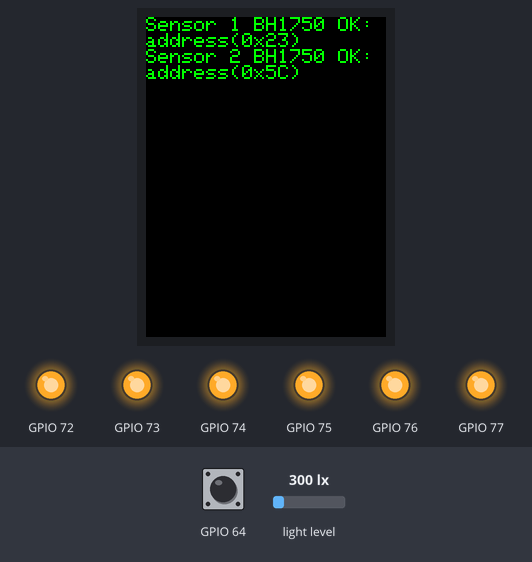
Bench run of a program on a simulated ESP8266 (NodeMCU). Shown: 240×320 colour display, output pins drawn as LEDs (lit = HIGH). The test bench sets the inputs (shaded band); at power-on: GPIO 64 HIGH, light level 300 lx. At 16.6 s the program restarts the board; the recording ends there.

Above: at 0.3 s.
At 5.4 s:
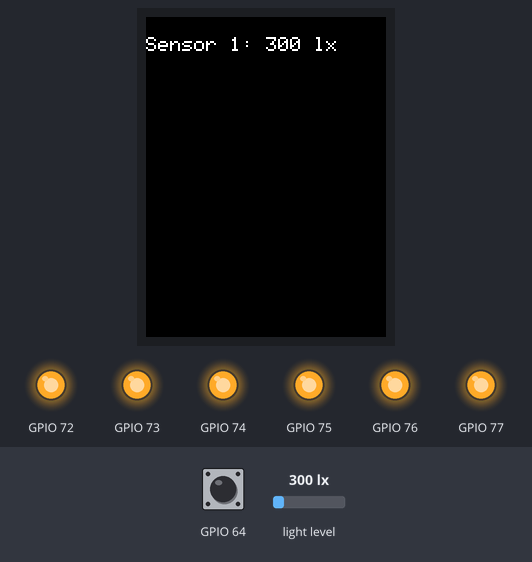
At 10.6 s:
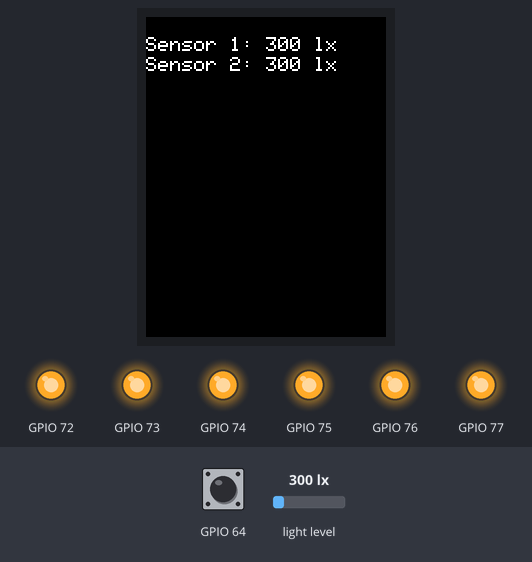
At 16.44 s:
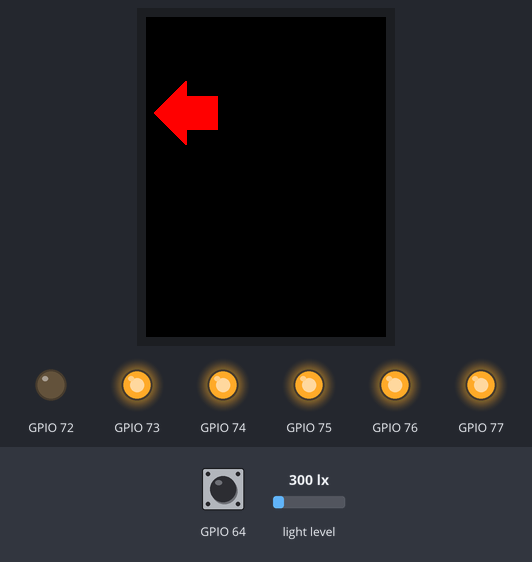
Timing chart, 0 to 16.6 s (numbered marks = the images above):
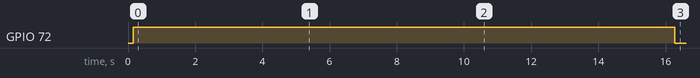

Measured:
- by itself, GPIO 72: HIGH → LOW at 16.3 s
- what the display in image 1 shows lasts 5.2 s, from 5.3 s to 10.5 s

The program:

main.cpp
```cpp
#include <Arduino.h>
#include <SPI.h>
#include <Wire.h>
#include <Adafruit_GFX.h>
#include <Adafruit_ILI9341.h>
#include <Adafruit_MCP23X17.h>
#include <BH1750.h>
#include <64x64.h>

// Declaración de funciones
void iniciarBH1750();
//int obtenerLuminosidad();

int obtenerLuminosidadSensor1();
int obtenerLuminosidadSensor2();

void desplegarLuminosidad(int lux1, int lux2);
void controlarDibujo();
bool testSensores();

// Definición de pines para la pantalla TFT
#define TFT_CS   D8
#define TFT_DC   D4
#define TFT_MOSI D7
#define TFT_CLK  D5
#define TFT_MISO D6

// Definición del colores oscuros formato RGB565
#define DARKRED 0x8800
#define DARKBLUE 0x0010
#define DARKORANGE 0xBAA0
#define ORANGE 0xFC60

// Pines del puerto A del MCP23X17
#define MCP23X17_CONTROL_PIN_A1 0  // Pin 0 del MCP23X17
#define MCP23X17_CONTROL_PIN_A2 1  // Pin 1 del MCP23X17
#define MCP23X17_CONTROL_PIN_A3 2  // Pin 2 del MCP23X17
#define MCP23X17_CONTROL_PIN_A4 3  // Pin 3 del MCP23X17
#define MCP23X17_CONTROL_PIN_A5 4  // Pin 4 del MCP23X17
#define MCP23X17_CONTROL_PIN_A6 5  // Pin 5 del MCP23X17
#define MCP23X17_CONTROL_PIN_A7 6  // Pin 6 del MCP23X17
#define MCP23X17_CONTROL_PIN_A8 7  // Pin 7 del MCP23X17

// Pines del puerto B del MCP23X17
#define MCP23X17_OUTPUT_PIN_B0 8  // Pin 8 del MCP23X17 (B0)
#define MCP23X17_OUTPUT_PIN_B1 9  // Pin 9 del MCP23X17 (B1)
#define MCP23X17_OUTPUT_PIN_B2 10 // Pin 10 del MCP23X17 (B2)
#define MCP23X17_OUTPUT_PIN_B3 11 // Pin 11 del MCP23X17 (B3)
#define MCP23X17_OUTPUT_PIN_B4 12 // Pin 12 del MCP23X17 (B4)
#define MCP23X17_OUTPUT_PIN_B5 13 // Pin 13 del MCP23X17 (B5)

//Definición de direcciones I2C para los sensores BH1750
#define SENSOR1_ADDRESS 0x23
#define SENSOR2_ADDRESS 0x5C

// Inicializar componentes
Adafruit_ILI9341 tft = Adafruit_ILI9341(TFT_CS, TFT_DC);
BH1750 lightMeter1(SENSOR1_ADDRESS);
BH1750 lightMeter2(SENSOR2_ADDRESS);
//BH1750 lightMeter;
Adafruit_MCP23X17 mcp;
Matrix64x64 matrix;

//Variables globales
int lastLux1 = -1; // Almacena la última lectura de luminosidad para comparación
int lastLux2 = -1; // Almacena la última lectura de luminosidad para comparación
unsigned long lastLuxUpdate = 0;
unsigned long lastBlinkTime = 0;  // Tiempo de la última conmutación
const long blinkInterval = 500;   // Intervalo de parpadeo en milisegundos
bool blinkState = LOW;            // Estado inicial para parpadeo
bool estadoPinB0 = LOW;  // Inicializa el estado del pin B0 del MCP23X17
bool estadoPinB1 = LOW;  // Inicializa el estado del pin B1 del MCP23X17

bool verificarDireccionI2C(uint8_t address) {
  Wire.beginTransmission(address);
  return (Wire.endTransmission() == 0);
}

// Inicializa los sensores BH1750.
void iniciarBH1750() {
  // Verificar y inicializar el primer sensor BH1750
  if (verificarDireccionI2C(SENSOR1_ADDRESS)) {
    if (!lightMeter1.begin(BH1750::CONTINUOUS_LOW_RES_MODE)) {
      tft.setTextColor(ILI9341_RED);
      tft.printf("Error -> sensor 1 BH1750 (0x%02X)\n", SENSOR1_ADDRESS);
    } else {
      tft.setTextColor(ILI9341_GREEN);
      tft.printf("Sensor 1 BH1750 OK: address(0x%02X)\n", SENSOR1_ADDRESS);
    }
  }
  // Verificar y inicializar el segundo sensor BH1750
  if (verificarDireccionI2C(SENSOR2_ADDRESS)) {
    if (!lightMeter2.begin(BH1750::CONTINUOUS_LOW_RES_MODE)) {
      tft.setTextColor(ILI9341_RED);
      tft.printf("Error -> sensor 2 BH1750 (0x%02X)\n", SENSOR2_ADDRESS);
    } else {
      tft.setTextColor(ILI9341_GREEN);
      tft.printf("Sensor 2 BH1750 OK: address(0x%02X)\n", SENSOR2_ADDRESS);
    }
  }
  // Limpiar la pantalla TFT después de la confirmación
  delay(5000); // Esperar 2 segundos para que los mensajes sean visibles
  tft.fillScreen(ILI9341_BLACK);
}

int obtenerLuminosidadSensor1() {
  return static_cast<int>(lightMeter1.readLightLevel());
}

// Obtiene la luminosidad del sensor BH1750 en la dirección 0x5C.
int obtenerLuminosidadSensor2() {
  return static_cast<int>(lightMeter2.readLightLevel());
}

void desplegarLuminosidad(int lux1, int lux2) {
  tft.fillRect(0, 20, 240, 40, ILI9341_BLACK); // Limpia solo la parte del texto
  tft.setCursor(0, 20); // Posiciona el cursor en la pantalla TFT
  tft.setTextColor(ILI9341_WHITE);
  tft.setTextSize(2);
  tft.printf("Luz 1: %d lx", lux1); // Imprime el texto formateado directamente
  tft.setCursor(0, 40); // Posiciona el cursor en la pantalla TFT
  tft.printf("Luz 2: %d lx", lux2); // Imprime el texto formateado directamente
}

void setup() {
  Serial.begin(9600);
  tft.begin();
  tft.setRotation(0);
  tft.setTextColor(ILI9341_WHITE, ILI9341_BLACK);
  tft.setTextSize(2);
  Wire.begin(D2, D1); // Inicializa I2C
  mcp.begin_I2C();
  mcp.pinMode(MCP23X17_CONTROL_PIN_A1, INPUT);
  mcp.digitalWrite(MCP23X17_CONTROL_PIN_A1, LOW);  // Establecer el estado inicial a LOW
  mcp.pinMode(MCP23X17_CONTROL_PIN_A2, INPUT);
  mcp.digitalWrite(MCP23X17_CONTROL_PIN_A2, LOW);  // Establecer el estado inicial a LOW
  mcp.pinMode(MCP23X17_CONTROL_PIN_A3, INPUT);
  mcp.digitalWrite(MCP23X17_CONTROL_PIN_A3, LOW);  // Establecer el estado inicial a LOW
  mcp.pinMode(MCP23X17_CONTROL_PIN_A4, INPUT);
  mcp.digitalWrite(MCP23X17_CONTROL_PIN_A4, LOW);  // Establecer el estado inicial a LOW
  mcp.pinMode(MCP23X17_CONTROL_PIN_A5, INPUT);
  mcp.digitalWrite(MCP23X17_CONTROL_PIN_A5, LOW);  // Establecer el estado inicial a LOW
  mcp.pinMode(MCP23X17_CONTROL_PIN_A6, INPUT);
  mcp.digitalWrite(MCP23X17_CONTROL_PIN_A6, LOW);  // Establecer el estado inicial a LOW
  mcp.pinMode(MCP23X17_CONTROL_PIN_A7, INPUT);
  mcp.digitalWrite(MCP23X17_CONTROL_PIN_A7, LOW);  // Establecer el estado inicial a LOW
  mcp.pinMode(MCP23X17_OUTPUT_PIN_B0, OUTPUT);
  mcp.digitalWrite(MCP23X17_OUTPUT_PIN_B0, HIGH); // Estado inicial HIGH
  mcp.pinMode(MCP23X17_OUTPUT_PIN_B1, OUTPUT);
  mcp.digitalWrite(MCP23X17_OUTPUT_PIN_B1, HIGH); // Estado inicial HIGH
  mcp.pinMode(MCP23X17_OUTPUT_PIN_B2, OUTPUT);
  mcp.digitalWrite(MCP23X17_OUTPUT_PIN_B2, HIGH); // Estado inicial HIGH
  mcp.pinMode(MCP23X17_OUTPUT_PIN_B3, OUTPUT);
  mcp.digitalWrite(MCP23X17_OUTPUT_PIN_B3, HIGH); // Estado inicial HIGH
  mcp.pinMode(MCP23X17_OUTPUT_PIN_B4, OUTPUT);
  mcp.digitalWrite(MCP23X17_OUTPUT_PIN_B4, HIGH); // Estado inicial HIGH
  mcp.pinMode(MCP23X17_OUTPUT_PIN_B5, OUTPUT);
  mcp.digitalWrite(MCP23X17_OUTPUT_PIN_B5, HIGH); // Estado inicial HIGH
  tft.fillScreen(ILI9341_BLACK);
  tft.setCursor(0, 0);
  iniciarBH1750();

  // Ejecutar la función de prueba
  if (!testSensores()) {
    tft.println(F("Error en la prueba de sensores"));
    while (true); // Detener la ejecución si la prueba falla
  }

}

void loop() {
  /*if (millis() - lastLuxUpdate >= 100) {  // Actualizar luminosidad cada 2 segundos
    lastLuxUpdate = millis();
    int currentLux1 = obtenerLuminosidadSensor1();
    int currentLux2 = obtenerLuminosidadSensor2();
    //desplegarLuminosidad(currentLux1, currentLux2);
  }*/
  controlarDibujo();
}

void controlarDibujo() {

/***************************************OK***************************************/

  if (mcp.digitalRead(MCP23X17_CONTROL_PIN_A1) == HIGH) {
    matrix.DirectionIndicatorLight_L(8, 64, ILI9341_RED, ILI9341_GREEN, 500, tft);
    if (millis() - lastBlinkTime >= blinkInterval) {
      lastBlinkTime = millis();  // Actualiza el tiempo del último parpadeo
      blinkState = !blinkState;  // Alterna el estado
      estadoPinB0 = blinkState;  // Guarda el estado en la variable
      mcp.digitalWrite(MCP23X17_OUTPUT_PIN_B0, blinkState ? LOW : HIGH);
    }

    delay(250); // Retardo para evitar falsos positivos

    int lux1 = obtenerLuminosidadSensor1() > 500 ? 1 : 0; // Obtener el valor de luminosidad del sensor 1
    bool pinB0State = mcp.digitalRead(MCP23X17_OUTPUT_PIN_B0) == LOW; // Estado del pin B0 (invertido)

    if ((estadoPinB0 == 1 && pinB0State == 0 && lux1 == 1) || // ERROR
        (estadoPinB0 == 0 && pinB0State == 1 && lux1 == 0) || // ERROR
        (estadoPinB0 == 0 && pinB0State == 1 && lux1 == 1) || // ERROR
        (estadoPinB0 == 0 && pinB0State == 0 && lux1 == 1) || // ERROR
        (estadoPinB0 == 1 && pinB0State == 1 && lux1 == 0) || // ERROR
        (estadoPinB0 == 1 && pinB0State == 0 && lux1 == 0) || // ERROR
        (estadoPinB0 == 1 && pinB0State == 0 && lux1 == 1)) { // ERROR
      tft.fillScreen(ILI9341_BLACK); // Limpiar la pantalla
      tft.setCursor(0, 0);
      tft.setTextColor(ILI9341_RED);
      tft.setTextSize(2);
      tft.println(F("Error: Estado inconsistente"));
      while (true); // Mantener en este estado hasta que el problema se solucione
    } else if ((estadoPinB0 == 0 && pinB0State == 0 && lux1 == 0) || // OK
               (estadoPinB0 == 1 && pinB0State == 1 && lux1 == 1)) { // OK
      // Estado consistente, continuar con la ejecución normal
    }
  } else {
    matrix.DirectionIndicatorLight_L(8, 64, ILI9341_DARKGREEN, tft);
    mcp.digitalWrite(MCP23X17_OUTPUT_PIN_B0, HIGH);
  }

/***************************************OK***************************************/

  if (mcp.digitalRead(MCP23X17_CONTROL_PIN_A2) == HIGH) {
    matrix.DirectionIndicatorLight_R(168, 64, ILI9341_RED, ILI9341_GREEN, 500, tft);
    if (millis() - lastBlinkTime >= blinkInterval) {
      lastBlinkTime = millis();  // Actualiza el tiempo del último parpadeo
      blinkState = !blinkState;  // Alterna el estado
      mcp.digitalWrite(MCP23X17_OUTPUT_PIN_B1, blinkState ? HIGH : LOW);
    }
  } else {
    matrix.DirectionIndicatorLight_R(168, 64, ILI9341_DARKGREEN, tft);
    mcp.digitalWrite(MCP23X17_OUTPUT_PIN_B1, HIGH);
  }

/***************************************OK***************************************/

  if (mcp.digitalRead(MCP23X17_CONTROL_PIN_A3) == HIGH) {
    matrix.HazardLights(88, 64, ILI9341_RED, DARKRED, 500, tft);
    if (millis() - lastBlinkTime >= blinkInterval) {
      lastBlinkTime = millis();  // Actualiza el tiempo del último parpadeo
      blinkState = !blinkState;  // Alterna el estado
      mcp.digitalWrite(MCP23X17_OUTPUT_PIN_B2, blinkState ? LOW : HIGH);
    }
  } else {
    matrix.HazardLights(88, 64, DARKRED, tft);
    mcp.digitalWrite(MCP23X17_OUTPUT_PIN_B2, HIGH);
  }

/***************************************OK***************************************/

  if (mcp.digitalRead(MCP23X17_CONTROL_PIN_A4) == HIGH) {
    matrix.Lights(88, 138, ILI9341_GREENYELLOW, tft);
  } else {
    matrix.Lights(88, 138, DARKORANGE, tft);
  }

/***************************************OK***************************************/

  if (mcp.digitalRead(MCP23X17_CONTROL_PIN_A5) == HIGH) {
      matrix.HighBeams(8, 212, ILI9341_BLUE, tft);
      mcp.digitalWrite(MCP23X17_OUTPUT_PIN_B3, LOW);
    } else {
      matrix.HighBeams(8, 212, DARKBLUE, tft);
      mcp.digitalWrite(MCP23X17_OUTPUT_PIN_B3, HIGH);
    }

/***************************************OK***************************************/

  if (mcp.digitalRead(MCP23X17_CONTROL_PIN_A6) == HIGH) {
    matrix.LowBeams(88, 212, ILI9341_BLUE, tft);
    mcp.digitalWrite(MCP23X17_OUTPUT_PIN_B4, LOW);
  } else {
    matrix.LowBeams(88, 212, DARKBLUE, tft);
    mcp.digitalWrite(MCP23X17_OUTPUT_PIN_B4, HIGH);
  }

/***************************************OK***************************************/

  if (mcp.digitalRead(MCP23X17_CONTROL_PIN_A7) == HIGH) {
    matrix.FogLights(168, 212, ILI9341_BLUE, tft);
    mcp.digitalWrite(MCP23X17_OUTPUT_PIN_B5, LOW);
  } else {
    matrix.FogLights(168, 212, DARKBLUE, tft);
    mcp.digitalWrite(MCP23X17_OUTPUT_PIN_B5, HIGH);
  }

/***************************************OK***************************************/
}

bool testSensores() {
  // Leer y mostrar la luminosidad del primer sensor durante 5 segundos
  tft.fillRect(0, 20, 240, 20, ILI9341_BLACK); // Limpia solo la parte del texto
  tft.setCursor(0, 20);
  tft.setTextColor(ILI9341_WHITE);
  tft.setTextSize(2);
  tft.print("Sensor 1: ");
  for (int i = 0; i < 50; i++) {
    int lux1 = obtenerLuminosidadSensor1();
    tft.fillRect(120, 20, 120, 20, ILI9341_BLACK); // Limpia solo la parte del valor
    tft.setCursor(120, 20);
    tft.printf("%d lx", lux1);
    delay(100);
  }

  // Leer y mostrar la luminosidad del segundo sensor durante 5 segundos
  tft.fillRect(0, 40, 240, 20, ILI9341_BLACK); // Limpia solo la parte del texto
  tft.setCursor(0, 40);
  tft.setTextColor(ILI9341_WHITE);
  tft.setTextSize(2);
  tft.print("Sensor 2: ");
  for (int i = 0; i < 50; i++) {
    int lux2 = obtenerLuminosidadSensor2();
    tft.fillRect(120, 40, 120, 20, ILI9341_BLACK); // Limpia solo la parte del valor
    tft.setCursor(120, 40);
    tft.printf("%d lx", lux2);
    delay(100);
  }
  // Si ambas lecturas son exitosas, retornar true
  tft.fillScreen(ILI9341_BLACK);
  delay(500);
  return true;
}
```
